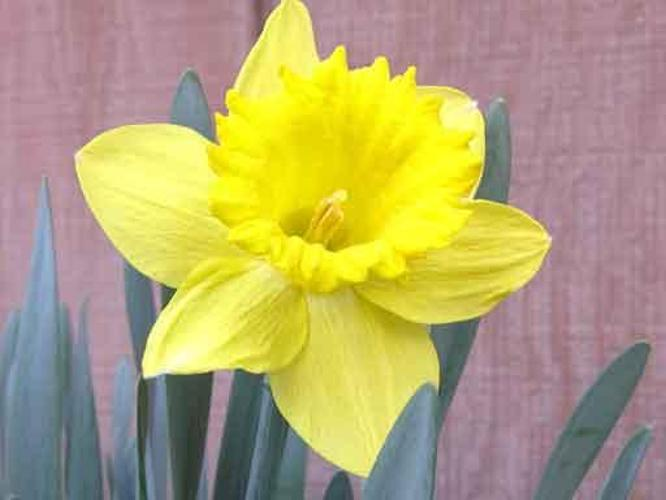
#> input picture Dataset/Dataset/input_images/easy/easy_1.jpg, 666 x 500 px
$ python -i main.py   (imports and definitions only)
#> lines starting #> are read from the running program, lines starting #| are printed output that depends on the picture
#> further down, picture is the input picture: shape (500, 666, 3); mean B, G, R 113.4, 165.4, 178.9
import numpy as np
import cv2
from skimage.measure import regionprops, label
import os

def convert_grayscale(img):
    img_bw = cv2.cvtColor(img, cv2.COLOR_BGR2GRAY)
    return img_bw

# [43 lines left out: functions inc_gain, histogramEq, otsu_threshold, gamma_Correction, erosion, dilation, not called in this run]


def extract_foreground(image):
    if image.dtype != 'uint8':
        image = image.astype('uint8')
    height, width = image.shape[:2]
#> height = 500; width = 666
    mask = np.zeros(image.shape[:2], np.uint8)
    rectangle = (1, 1, width, height)
#> rectangle = (1, 1, 666, 500)
    bgd_model = np.zeros((1, 65), np.float64)
    fgd_model = np.zeros((1, 65), np.float64)
    image = cv2.cvtColor(image, cv2.COLOR_BGR2RGB)
    image = cv2.convertScaleAbs(image)
    cv2.grabCut(image, mask, rectangle, bgd_model, fgd_model, 5, cv2.GC_INIT_WITH_RECT)  # 5
    foreground_mask = np.where((mask == 1) | (mask == 3), 255, 0).astype('uint8')
    foreground = cv2.bitwise_and(image, image, mask=foreground_mask)
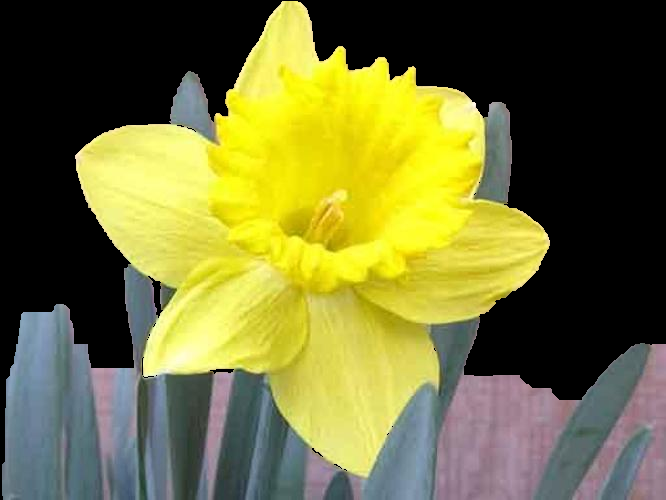
#> foreground: shape (500, 666, 3); mean R, G, B 112.9, 111.9, 55.7
    return foreground

# [59 lines left out: functions morphology_close, CCL_LSS, negation, process_ground_truth, calculate_overlap_score, mean_squared_error and 1 more, not called in this run]

# creating output folders to store the final images, processed ground truths and images as they pass through the pipeline
current_directory = os.getcwd()

new_folder_path = os.path.join(current_directory, 'Output')
# [1 line not run here, left out]
file_names = ['easy', 'medium', 'hard']
# [3 lines not run here, left out]

new_folder_path = os.path.join(current_directory, 'processed_ground_truth')
# [1 line not run here, left out]
file_names = ['easy', 'medium', 'hard']
sub_folders = ['1', '2', '3']
# [3 lines not run here, left out]


main_folder = os.path.join(current_directory, 'Image Processing Pipeline')
# [7 lines not run here, left out]

# customizable function to apply all processing functions to image
# [24 lines left out: function image_pipeline, not called in this run]

half_processed_file_names = ["1_grayscale", "2_gamma","3_foreground","4_negated", "5_histogram_equalisation", "6_otsu","7_ccl_lss"]
# [55 lines left out: function execute_pipeline, not called in this run]

# [1 line not run here, left out]

>>> import cv2
>>> picture = cv2.imread('Dataset/Dataset/input_images/easy/easy_1.jpg')
>>> result = extract_foreground(picture)
